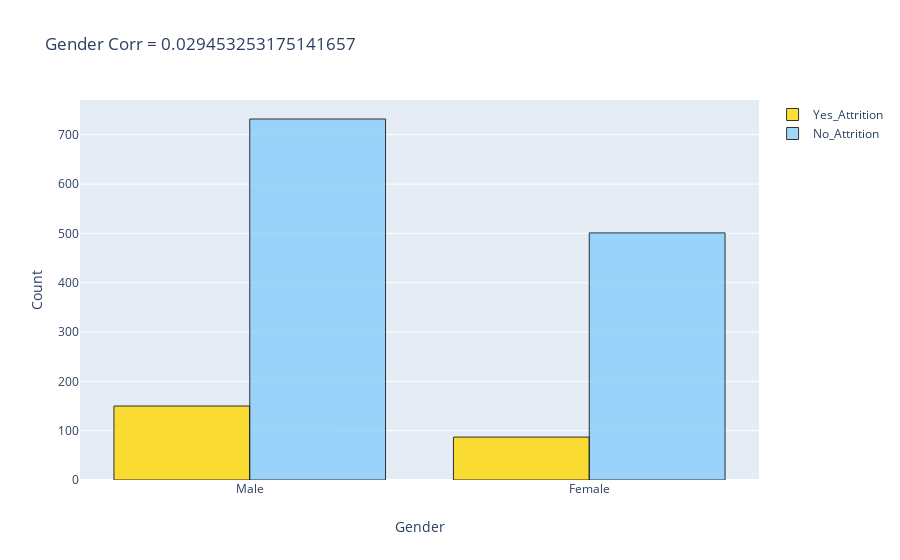

Notebook cell for this chart:
### Markdown cell above
Diantara laki-laki dan perempuan makah yang paling banyak melakukan **Attrition** dan apa penyebabnya?

### Code cell
tmp1 = df[(df['Attrition'] == 1)]
tmp2 = df[(df['Attrition'] == 0)]

bar1 = go.Bar(x=tmp1['Gender'].value_counts().keys().tolist(),
       y=tmp1['Gender'].value_counts().values.tolist(),
       name='Yes_Attrition',opacity = 0.8, marker=dict(color='gold',line=dict(color='#000000',width=1)))

bar2 = go.Bar(x=tmp2['Gender'].value_counts().keys().tolist(),
       y=tmp2['Gender'].value_counts().values.tolist(),
       name='No_Attrition', opacity = 0.8, marker=dict(color='lightskyblue',line=dict(color='#000000',width=1)))

layout = dict(title = "Gender Corr = " + str(df['Attrition'].corr(data['Gender_Male'])),
              xaxis= dict(title="Gender"), 
              yaxis=dict(title='Count'))

fig = go.Figure(data=[bar1, bar2], layout=layout)
py.iplot(fig)

### Figure 1 — Plotly figure (JSON) as saved in the notebook; plotly's stock layout.template omitted (floating-point values rounded to 4 significant figures)
{"data": [{"marker": {"color": "gold", "line": {"color": "#000000", "width": 1}}, "name": "Yes_Attrition", "opacity": 0.8, "type": "bar", "x": ["Male", "Female"], "y": [150, 87]}, {"marker": {"color": "lightskyblue", "line": {"color": "#000000", "width": 1}}, "name": "No_Attrition", "opacity": 0.8, "type": "bar", "x": ["Male", "Female"], "y": [732, 501]}], "layout": {"title": {"text": "Gender Corr = 0.029453253175141657"}, "xaxis": {"title": {"text": "Gender"}}, "yaxis": {"title": {"text": "Count"}}}}
